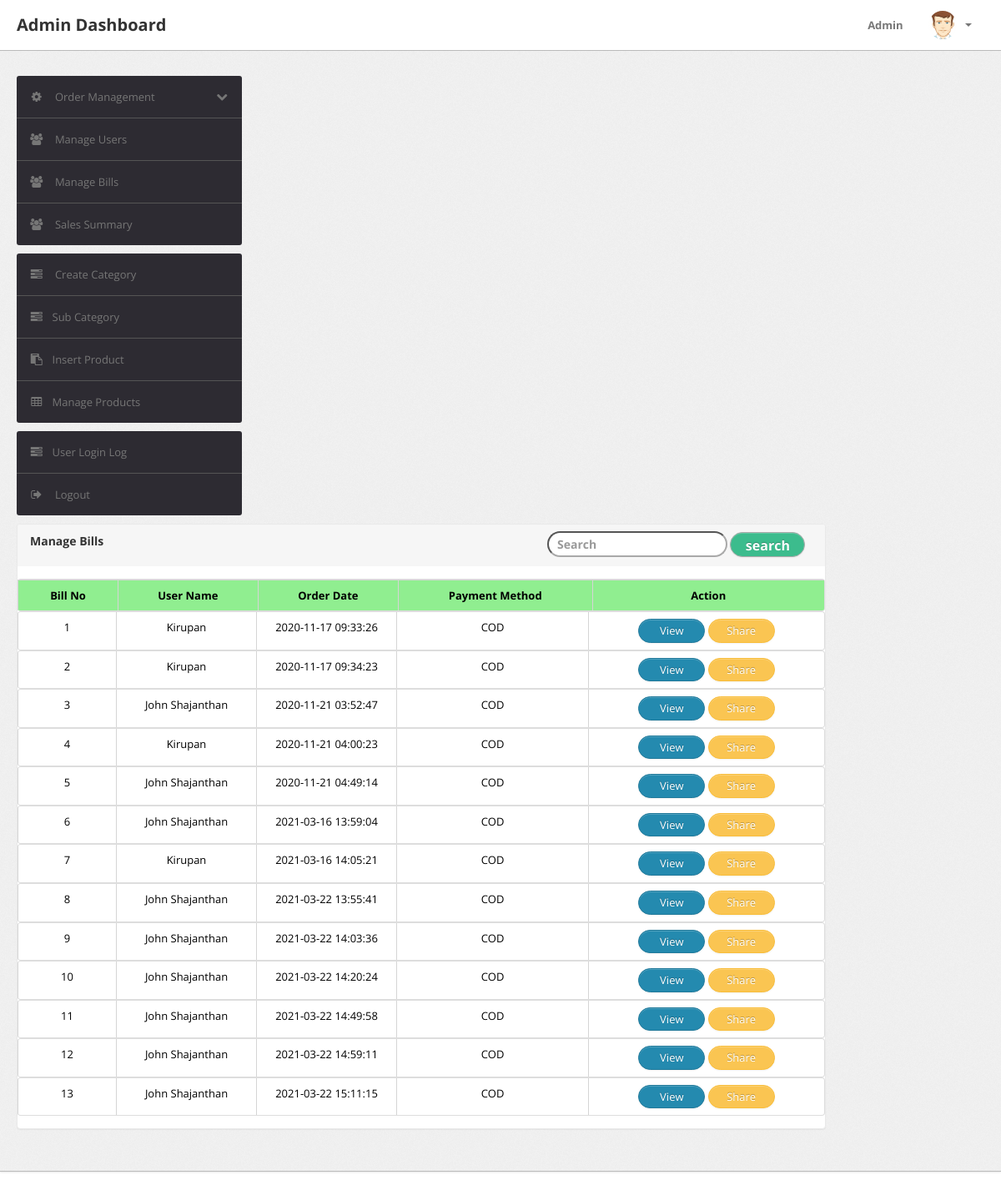
Page /admin/manage-bills.php (signed in) on the earlier database version.
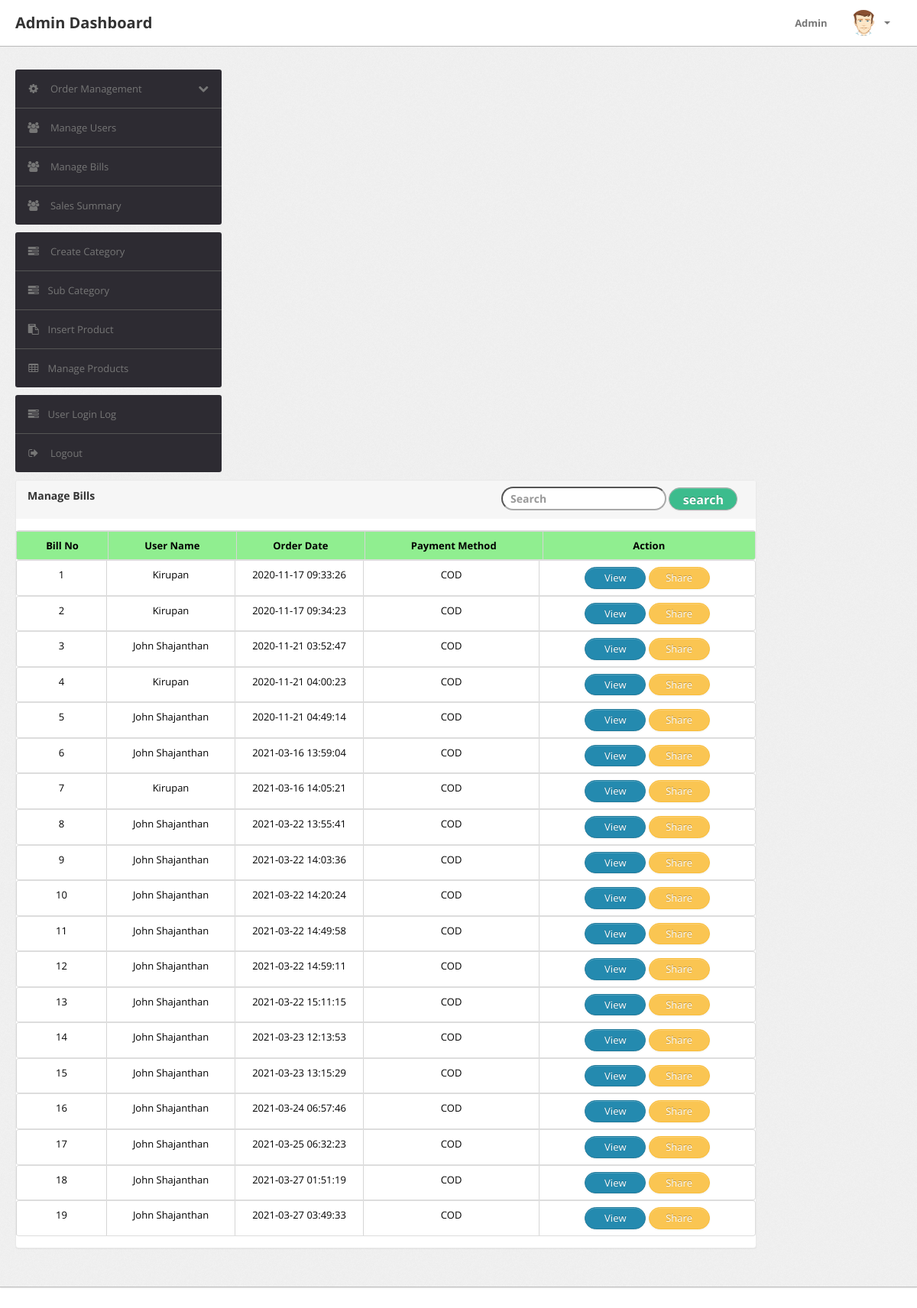
Same page on the later database version.
### tables this page shows
CREATE TABLE `orders` (
  `id` int(11) NOT NULL,
  `bill_no` int(10) DEFAULT NULL,
  `userId` int(11) DEFAULT NULL,
  `productId` varchar(255) DEFAULT NULL,
  `quantity` int(11) DEFAULT NULL,
  `orderDate` timestamp NOT NULL DEFAULT current_timestamp(),
  `paymentMethod` varchar(50) DEFAULT NULL,
  `orderStatus` varchar(55) DEFAULT 'Pending',
  `delivery_time` timestamp NOT NULL DEFAULT current_timestamp()
);

CREATE TABLE `users` (
  `id` int(11) NOT NULL,
  `name` varchar(255) DEFAULT NULL,
  `email` varchar(255) DEFAULT NULL,
  `contactno` bigint(11) DEFAULT NULL,
  `password` varchar(255) DEFAULT NULL,
  `shippingAddress` longtext DEFAULT NULL,
  `shippingState` varchar(255) DEFAULT NULL,
  `shippingCity` varchar(255) DEFAULT NULL,
  `shippingPincode` int(11) DEFAULT NULL,
  `billingAddress` longtext DEFAULT NULL,
  `billingState` varchar(255) DEFAULT NULL,
  `billingCity` varchar(255) DEFAULT NULL,
  `billingPincode` int(11) DEFAULT NULL,
  `regDate` timestamp NOT NULL DEFAULT current_timestamp(),
  `updationDate` varchar(255) DEFAULT NULL
);

### admin/manage-bills.php (the view, shortened to what this page needs)
<?php
include('include/config.php');
?>
<!DOCTYPE html>
<html lang="en">
<head>
	<link type="text/css" href="bootstrap/css/bootstrap.min.css" rel="stylesheet">
	<link type="text/css" href="bootstrap/css/bootstrap-responsive.min.css" rel="stylesheet">
	<link type="text/css" href="css/theme.css" rel="stylesheet">
	<link type="text/css" href="images/icons/css/font-awesome.css" rel="stylesheet">
</head>
<body>
<?php include('include/header.php');?>
	<div class="wrapper">
		<div class="container-fluid">
			<div class="row">
<?php include('include/sidebar.php');?>
			<div class="span10">
					<div class="content">
	<div class="module">
							<div class="module-head">
								<h3>Manage Bills</h3>
	<div style="margin-left:620px;margin-top:-22px;">
    <form name="search" method="post" action="">
            <input class="search-field" placeholder="Search" name="product" required="required" style="padding-left:10px;border-color:darkgrey;border-radius:100px;width:200px;height:25px;font-weight:bold;font-size:14px;" />
            <button class="btn btn-success" type="submit" name="search" style="font-weight:bold;font-size:16px;height:30px;border-radius:200px;width:90px;border-color:darkgrey;"> search </button>
    </form>
	</div>
							</div>
							<div class="module-body table">
							<table cellpadding="0" cellspacing="0" border="0" class="table table-bordered display" width="100%">
				<tbody>
				<thead>
				<tr style="background-color:lightgreen;">
				<th class="cart-romove item" style="text-align:center;font-weight:bold;">Bill No</th>
				<th class="cart-product-name item" style="text-align:center;font-weight:bold;">User Name</th>
				<th class="cart-qty item" style="text-align:center;font-weight:bold;">Order Date</th>
				<th class="cart-sub-total item" style="text-align:center;font-weight:bold;">Payment Method</th>
				<th class="cart-total item" style="text-align:center;font-weight:bold;" colspan="2" width="140px">Action</th>
				</tr>
				</thead>
				</tbody>
				</table>
<?php $query=mysqli_query($con,"select orders.bill_no,orders.orderDate,orders.paymentMethod,orders.userId,orders.id,users.name from orders join users on orders.userId=users.id GROUP BY orders.bill_no"); ?>
<?php while($row=mysqli_fetch_array($query)){
	?>
				<table cellpadding="0" cellspacing="0" border="0" class="table table-bordered display" width="100%">
				<tbody>
				<tr>
					<td width="87px" style="text-align:center;"><?php echo $row['bill_no']; ?>  </td>
					<td width="137px" style="text-align:center;"><?php echo $row['name']; ?>  </td>
					<td width="137px" style="text-align:center;"><?php echo $row['orderDate']; ?>  </td>
					<td width="199px" style="text-align:center;"><?php echo $row['paymentMethod'];?> </td>
					<td style="text-align:center;" colspan="2">
					<button type="button" onclick="show()" name="view" class="btn btn-primary" style="width:80px;border-radius:50px;"> <a href="view-bills.php?var='<?php echo $row['bill_no'];?>'" style="text-decoration:none;color:white;"> View </a> </button>
					<button type="button" onclick="myFunction()" name="share" class="btn btn-warning" style="width:80px;border-radius:50px;"> Share </button>
					</td>
				</tr>
				</tbody>
				</table>
<?php
}
?>
					</div>
					</div>
					</div>
				</div>
			</div>
		</div>
	</div>
<?php include('include/footer.php');?>
</body>

### admin/include/header.php (shortened to what this page needs)
<div class="navbar navbar-fixed-top">
		<div class="navbar-inner">
			<div class="container-fluid">
			  	<a class="brand" href="#">
			  		Admin Dashboard
			  	</a>
				<div class="nav-collapse collapse navbar-inverse-collapse">
					<ul class="nav pull-right">
						<li><a href="#">
							Admin
						</a></li>
						<li class="nav-user dropdown">
							<a href="#" class="dropdown-toggle" data-toggle="dropdown">
								<img src="images/user.png" class="nav-avatar" />
								<b class="caret"></b>
							</a>
						</li>
					</ul>
				</div>
			</div>
		</div>
	</div>

### admin/include/sidebar.php (shortened to what this page needs)
<div class="span3">
					<div class="sidebar">
<ul class="widget widget-menu unstyled">
							<li>
								<a class="collapsed" data-toggle="collapse" href="#togglePages">
									<i class="menu-icon icon-cog"></i>
									<i class="icon-chevron-down pull-right"></i><i class="icon-chevron-up pull-right"></i>
									Order Management
								</a>
							</li>
							<li>
								<a href="manage-users.php">
									<i class="menu-icon icon-group"></i>
									Manage Users
								</a>
							</li>
							<li>
								<a href="manage-bills.php">
									<i class="menu-icon icon-group"></i>
									Manage Bills
								</a>
							</li>
							<li>
								<a href="sales-summary.php">
									<i class="menu-icon icon-group"></i>
									Sales Summary
								</a>
							</li>
						</ul>
						<ul class="widget widget-menu unstyled">
                                <li><a href="category.php"><i class="menu-icon icon-tasks"></i> Create Category </a></li>
                                <li><a href="subcategory.php"><i class="menu-icon icon-tasks"></i>Sub Category </a></li>
                                <li><a href="insert-product.php"><i class="menu-icon icon-paste"></i>Insert Product </a></li>
                                <li><a href="manage-products.php"><i class="menu-icon icon-table"></i>Manage Products </a></li>
                            </ul>
						<ul class="widget widget-menu unstyled">
							<li><a href="user-logs.php"><i class="menu-icon icon-tasks"></i>User Login Log </a></li>
							<li>
								<a href="logout.php">
									<i class="menu-icon icon-signout"></i>
									Logout
								</a>
							</li>
						</ul>
					</div>
				</div>

### admin/include/footer.php (shortened to what this page needs)
<div class="footer">
</div>

Differences in the rows shown:
added orders: bill_no "14", userId.name "John Shajanthan", orderDate "2021-03-23 12:13:53", paymentMethod "COD"
added orders: bill_no "15", userId.name "John Shajanthan", orderDate "2021-03-23 13:15:29", paymentMethod "COD"
added orders: bill_no "16", userId.name "John Shajanthan", orderDate "2021-03-24 06:57:46", paymentMethod "COD"
added orders: bill_no "17", userId.name "John Shajanthan", orderDate "2021-03-25 06:32:23", paymentMethod "COD"
added orders: bill_no "18", userId.name "John Shajanthan", orderDate "2021-03-27 01:51:19", paymentMethod "COD"
added orders: bill_no "19", userId.name "John Shajanthan", orderDate "2021-03-27 03:49:33", paymentMethod "COD"
